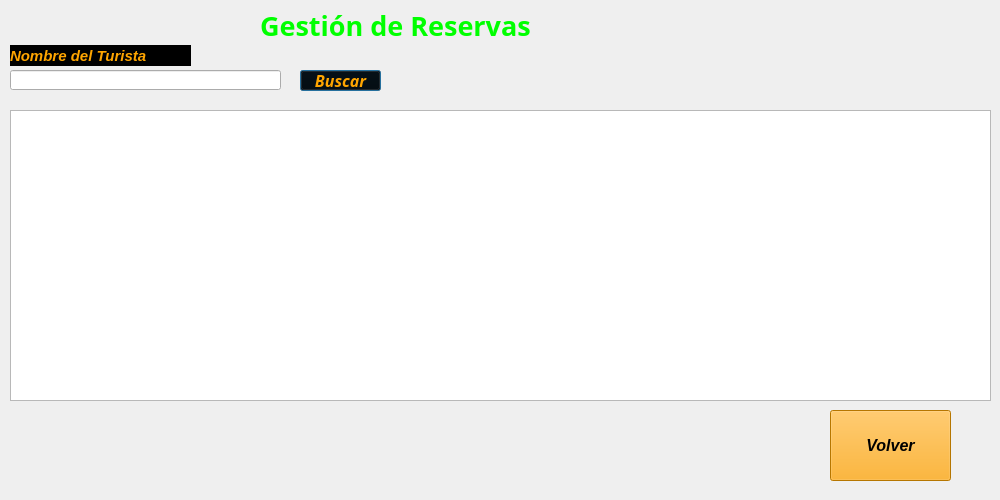
<?xml version="1.0" encoding="UTF-8"?>
<ui version="4.0">
 <class>FindTourist</class>
 <widget class="QDialog" name="FindTourist">
  <property name="geometry">
   <rect>
    <x>0</x>
    <y>0</y>
    <width>1000</width>
    <height>500</height>
   </rect>
  </property>
  <property name="windowTitle">
   <string>Find Tourist</string>
  </property>
  <property name="styleSheet">
   <string notr="true">background-image:url(:/images/d.jpg) ;</string>
  </property>
  <widget class="QLabel" name="label">
   <property name="geometry">
    <rect>
     <x>10</x>
     <y>45</y>
     <width>181</width>
     <height>21</height>
    </rect>
   </property>
   <property name="font">
    <font>
     <pointsize>11</pointsize>
     <italic>true</italic>
     <bold>true</bold>
    </font>
   </property>
   <property name="styleSheet">
    <string notr="true">background: #000000;
color:  #FFA500;</string>
   </property>
   <property name="text">
    <string>Nombre del Turista</string>
   </property>
  </widget>
  <widget class="QLineEdit" name="txtTourstfName">
   <property name="geometry">
    <rect>
     <x>10</x>
     <y>70</y>
     <width>271</width>
     <height>20</height>
    </rect>
   </property>
  </widget>
  <widget class="QPushButton" name="btnFind">
   <property name="geometry">
    <rect>
     <x>300</x>
     <y>70</y>
     <width>81</width>
     <height>21</height>
    </rect>
   </property>
   <property name="font">
    <font>
     <family>Segoe UI Black</family>
     <pointsize>12</pointsize>
     <italic>true</italic>
     <bold>true</bold>
    </font>
   </property>
   <property name="styleSheet">
    <string notr="true">background: #000000;
color:  #FFA500;</string>
   </property>
   <property name="text">
    <string>Buscar</string>
   </property>
  </widget>
  <widget class="QTableView" name="tableView">
   <property name="geometry">
    <rect>
     <x>10</x>
     <y>110</y>
     <width>981</width>
     <height>291</height>
    </rect>
   </property>
   <property name="styleSheet">
    <string notr="true">background-image:url(:/images/b.jpg) ;</string>
   </property>
  </widget>
  <widget class="QPushButton" name="pushButton">
   <property name="geometry">
    <rect>
     <x>830</x>
     <y>410</y>
     <width>121</width>
     <height>71</height>
    </rect>
   </property>
   <property name="font">
    <font>
     <pointsize>12</pointsize>
     <italic>true</italic>
     <bold>true</bold>
    </font>
   </property>
   <property name="styleSheet">
    <string notr="true">color: #000000;
background: #FFA500;</string>
   </property>
   <property name="text">
    <string>Volver</string>
   </property>
  </widget>
  <widget class="QLabel" name="label_11">
   <property name="geometry">
    <rect>
     <x>260</x>
     <y>10</y>
     <width>291</width>
     <height>31</height>
    </rect>
   </property>
   <property name="font">
    <font>
     <family>Bahnschrift</family>
     <pointsize>20</pointsize>
     <bold>true</bold>
    </font>
   </property>
   <property name="styleSheet">
    <string notr="true">color:  #00FF00;
background:  transparent;</string>
   </property>
   <property name="text">
    <string>Gestión de Reservas</string>
   </property>
  </widget>
 </widget>
 <tabstops>
  <tabstop>txtTourstfName</tabstop>
  <tabstop>btnFind</tabstop>
 </tabstops>
 <resources/>
 <connections/>
</ui>
